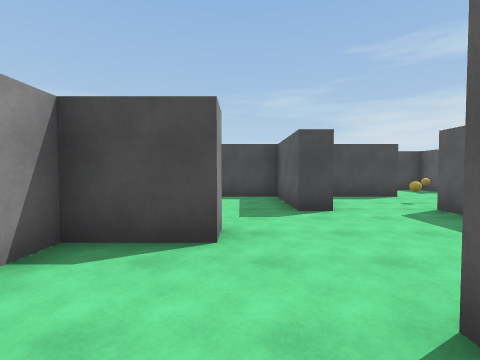
[1] (above)

22 first-person views from a walk through a scene from a Unity 3-D project. The camera is 1.5 m above the floor, tilts 2° down and sees 85° across. The floor is counted in squares, 2 m on a side. Each view is taken from the middle of a square. On the plan, view 1 faces up. The plan holds only what a view shows up to about 9 squares ahead; the rest is blank. The player is left out.

[2]
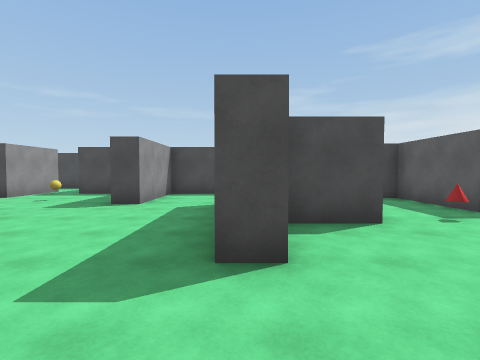

[3]
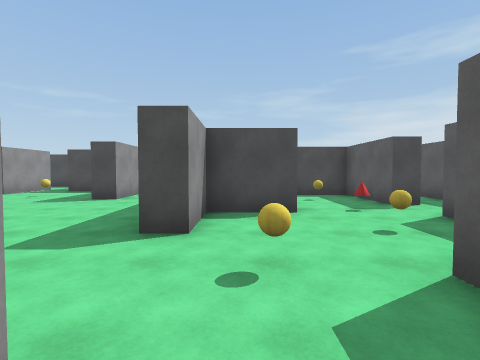

[4]
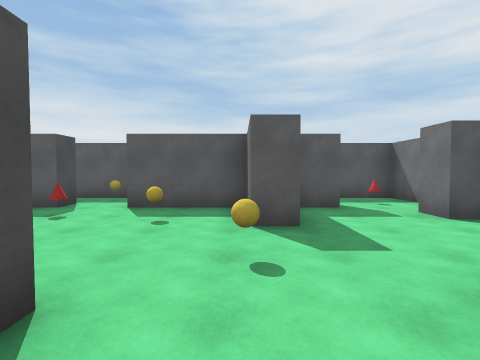

[5]
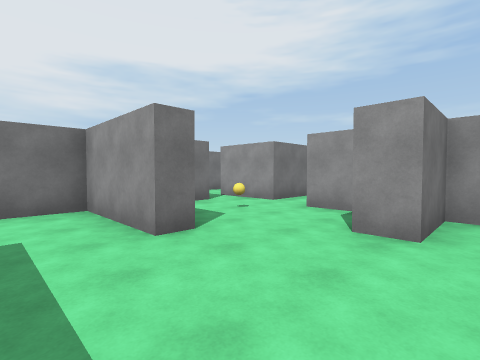

[6]
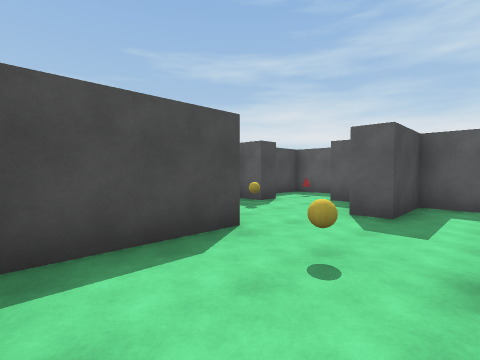

[7]
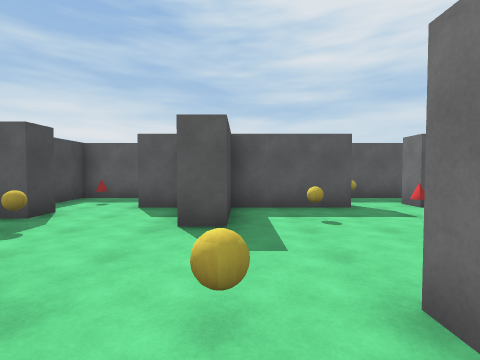

[8]
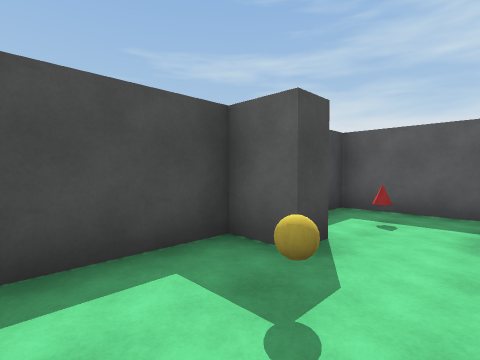

[9]
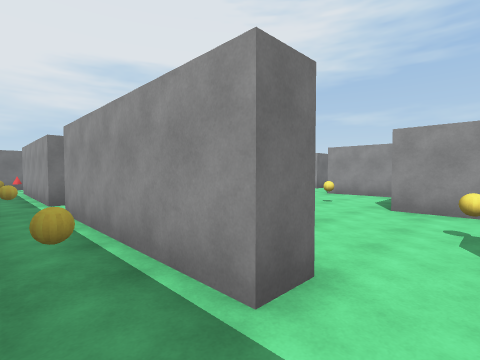

[10]
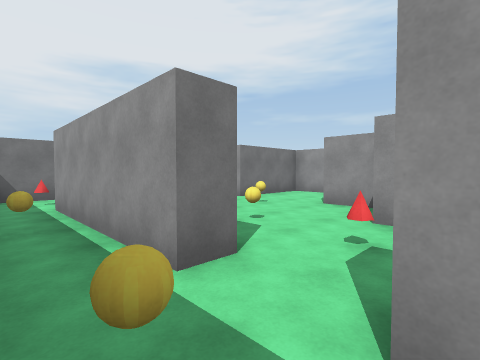

[11]
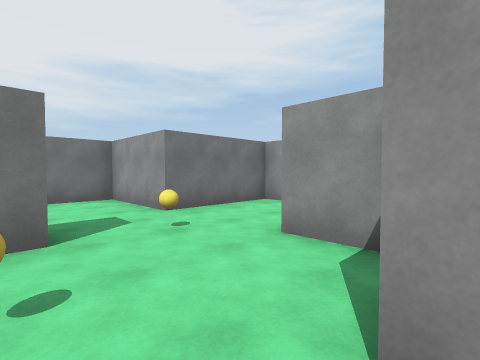

[12]
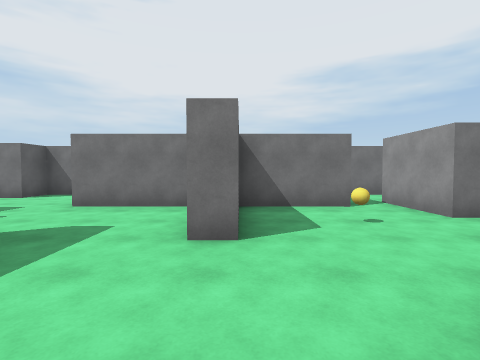

[13]
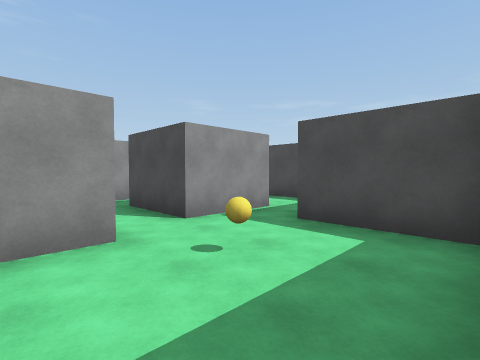

[14]
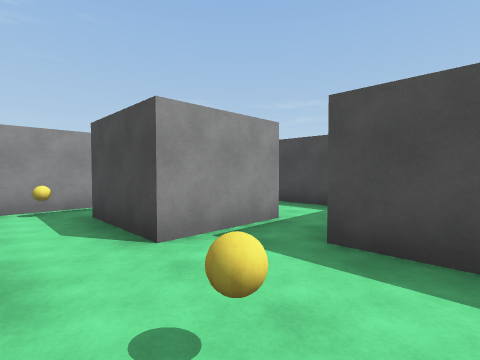

[15]
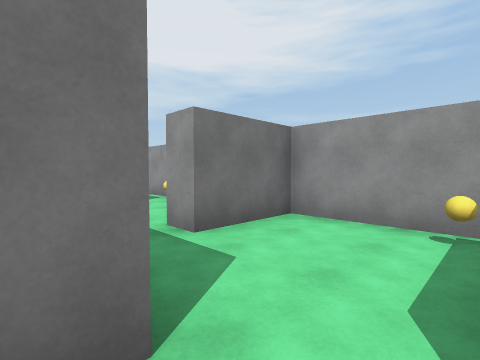

[16]
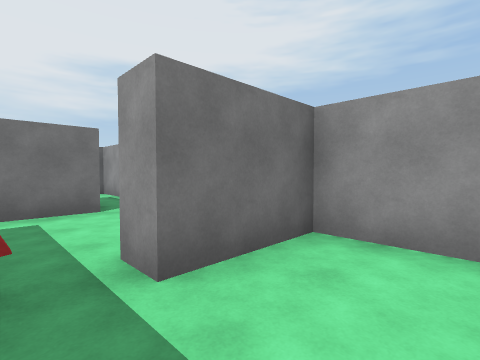

[17]
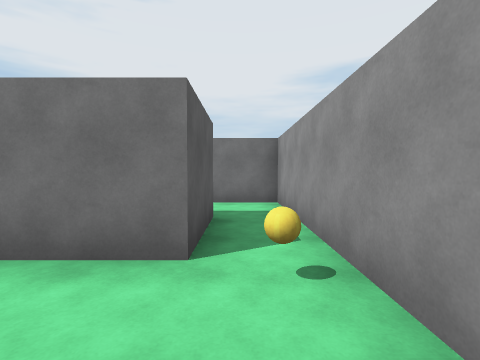

[18]
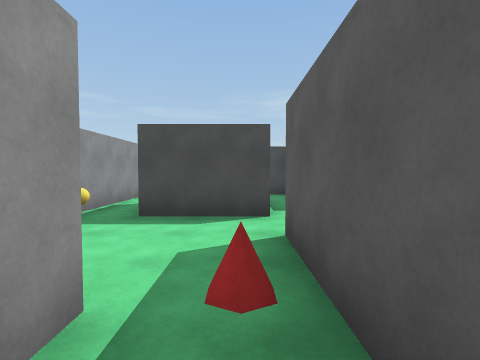

[19]
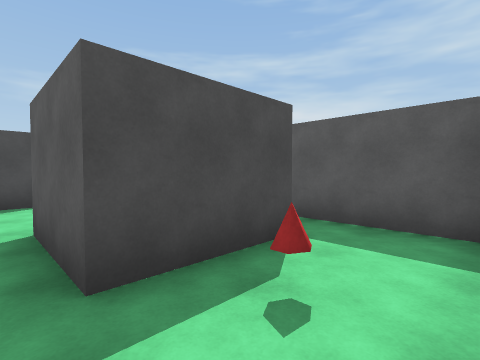

[20]
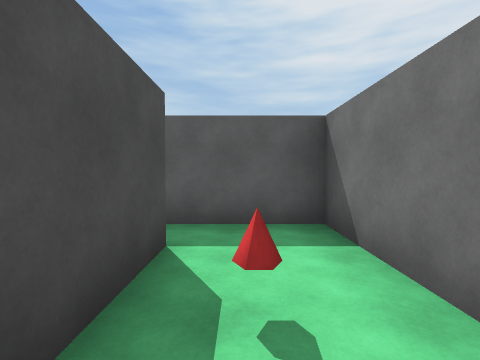

[21]
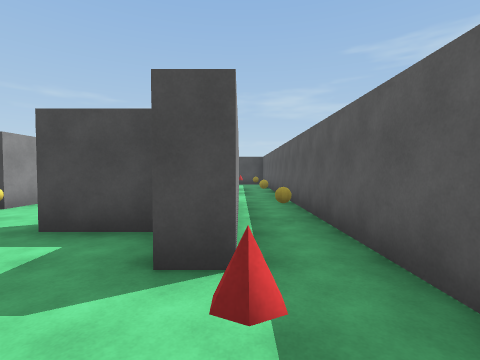

[22]
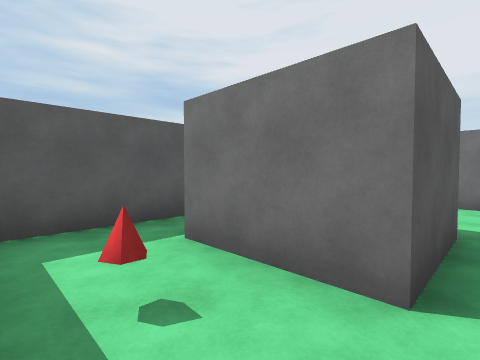

### Floor plan
Ten units are one square. View 1 is at (0, 0); x grows to the right and y downward. Boxes are objects, and circles mark ways between rooms. Rooms are numbered by the first view taken in them; rooms with no view inside come last. Other rooms are left out.
<svg viewBox="-64 -108 174 155">
<path fill="none" stroke="#000" d="M61 -27 44 -27 44 -11 38 -11M38 -44 38 -50 45 -50M10 -12 16 -12 16 15 44 15 44 42 71 42 71 33 78 33M80 8 65 8 65 2 83 2 83 -23 90 -23 90 20 83 20 83 11M17 -49 10 -49M83 -72 83 -81 90 -81 90 -37 83 -37 83 -63 65 -63 65 -69M44 -89 44 -75 34 -75M85 42 103 42 103 -56M-13 15 11 15M-19 -50 -19 -34 -2 -34 -2 -27 -19 -27 -19 -10M78 -93 71 -93 71 -103 50 -103M103 -81 103 -103 90 -103M-34 2 -25 2 -25 23M34 -75 17 -75 17 -49M10 -49 10 -75 -13 -75 -13 -85M-25 -84 -25 -63M-25 -63 -46 -63M-59 -66 -59 -34 -38 -34 -38 -26M-25 -25 -25 -50 -19 -50M-59 -11 -59 42 -25 42M-25 23 -46 23 -46 2 -34 2M-41 -27 -48 -27M-59 -95 -59 -66M-24 -103 -41 -103M-46 -63 -46 -84 -25 -84M-25 42 -13 42 -13 15M-15 -103 -24 -103M-13 -85 -13 -99"/>
<rect x="-15" y="-5" width="10" height="10" fill="#bbb"><title>ball</title></rect>
<rect x="35" y="-65" width="10" height="10" fill="#bbb"><title>ball</title></rect>
<rect x="45" y="-5" width="10" height="10" fill="#bbb"><title>ball</title></rect>
<rect x="55" y="-95" width="10" height="10" fill="#bbb"><title>ball</title></rect>
<rect x="65" y="-15" width="10" height="10" fill="#bbb"><title>ball</title></rect>
<rect x="65" y="-55" width="10" height="10" fill="#bbb"><title>ball</title></rect>
<rect x="95" y="-5" width="10" height="10" fill="#bbb"><title>ball</title></rect>
<rect x="95" y="-35" width="10" height="10" fill="#bbb"><title>ball</title></rect>
<rect x="95" y="-75" width="10" height="10" fill="#bbb"><title>ball</title></rect>
<rect x="-15" y="-65" width="10" height="10" fill="#bbb"><title>ball</title></rect>
<rect x="-55" y="-65" width="10" height="10" fill="#bbb"><title>ball</title></rect>
<rect x="-55" y="-5" width="10" height="10" fill="#bbb"><title>ball</title></rect>
<circle cx="25" cy="-50" r="3" fill="#2a7"/>
<circle cx="40" cy="-65" r="3" fill="#2a7"/>
<circle cx="-5" cy="-50" r="3" fill="#2a7"/>
<circle cx="-30" cy="-30" r="3" fill="#2a7"/>
<circle cx="-40" cy="-15" r="3" fill="#2a7"/>
<circle cx="-20" cy="20" r="3" fill="#2a7"/>
<circle cx="-20" cy="-60" r="3" fill="#2a7"/>
<circle cx="-20" cy="-80" r="3" fill="#2a7"/>
<circle cx="-50" cy="-75" r="3" fill="#2a7"/>
<circle cx="-35" cy="35" r="3" fill="#2a7"/>
<circle cx="-35" cy="-95" r="3" fill="#2a7"/>
<text x="50" y="-20">1</text>
<text x="20" y="-70">2</text>
<text x="-10" y="-60">3</text>
<text x="-40" y="-50">4</text>
<text x="-50" y="10">5</text>
<text x="-40" y="-90">6</text>
<text x="-20" y="30">7</text>
<text x="-20" y="-100">8</text>
</svg>
Room 1 opens to room 2. Room 1 opens to room 3. Room 1 opens to room 4. Room 1 opens to room 5. Room 1 opens to room 7. Room 3 opens to room 4. Room 3 opens to room 8. Room 4 opens to room 6. Room 5 opens to room 7. Room 6 opens to room 8.

Where each view was taken, in squares from view 1:
view 1: 0 up, 0 right, facing up
view 2: 1 down, 4 right, facing up
view 3: 2 down, 5 right, facing up
view 4: 0 up, 3 right, facing right
view 5: 4 up, 3 right, facing down-left
view 6: 5 up, 2 right, facing up-right
view 7: 6 up, 3 right, facing right
view 8: 8 up, 5 right, facing up-right
view 9: 9 up, 10 right, facing down-left
view 10: 4 up, 10 right, facing down-left
view 11: 3 up, 7 right, facing down-left
view 12: 4 up, 1 right, facing down
view 13: 4 up, 1 right, facing up-left
view 14: 5 up, 0 right, facing up-left
view 15: 6 up, 2 left, facing down-left
view 16: 5 up, 3 left, facing down-left
view 17: 2 up, 5 left, facing down
view 18: 2 up, 3 left, facing up
view 19: 4 down, 5 left, facing up-right
view 20: 3 down, 5 left, facing right
view 21: 4 down, 9 right, facing up
view 22: 10 up, 5 left, facing down-right
